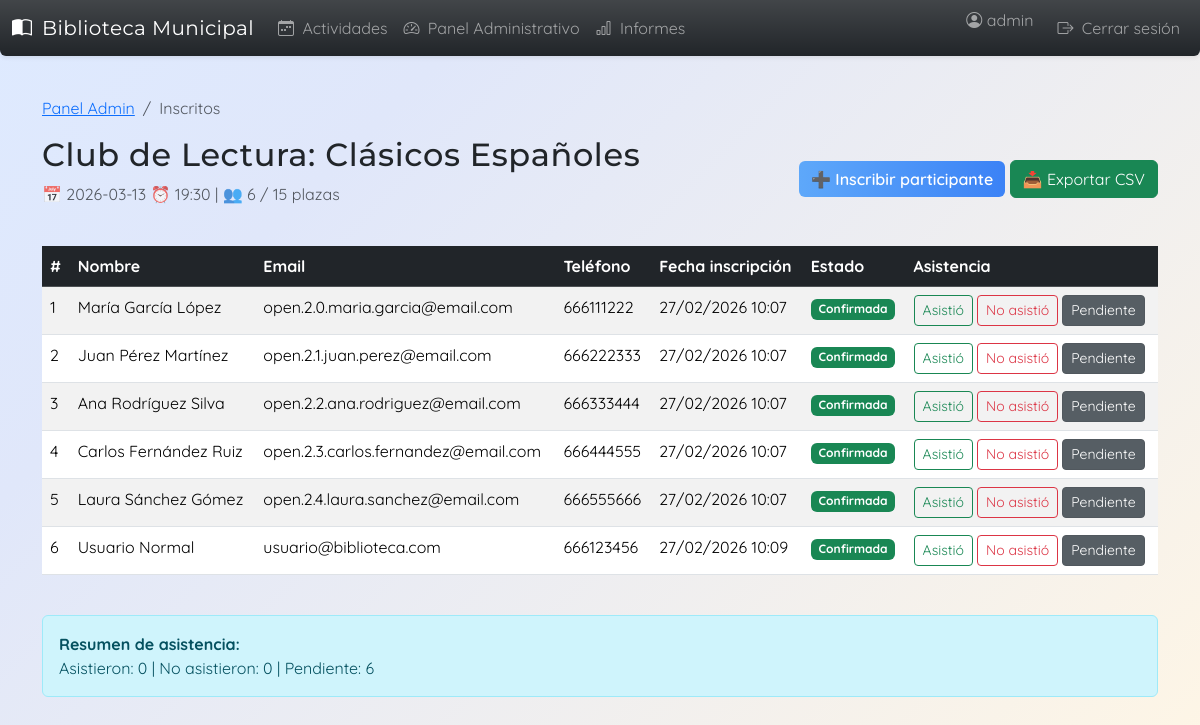
The app's page /admin/activity/2/enrollments (signed in) with its own data.
### app/models/user.py (models this page shows, shortened)
class User(db.Model, UserMixin):
    id = db.Column(db.Integer, primary_key=True)
    username = db.Column(db.String(100), unique=True, nullable=False)
    password_hash = db.Column(db.String(255), nullable=False)
    role = db.Column(db.String(50), nullable=False)
    name = db.Column(db.String(200), nullable=True)  # Full name for normal users
    email = db.Column(db.String(200), unique=True, nullable=True)  # Email for normal users
    phone = db.Column(db.String(20), nullable=True)  # Phone for normal users

### app/models/activity.py (models this page shows, shortened)
class Activity(db.Model):
    id = db.Column(db.Integer, primary_key=True)
    title = db.Column(db.String(200), nullable=False)
    description = db.Column(db.Text)
    type = db.Column(db.String(100))  # Tipo de actividad (taller, club de lectura, etc.)
    date = db.Column(db.Date, nullable=False)
    time = db.Column(db.String(10))  # Hora (formato HH:MM)
    duration = db.Column(db.Integer)  # Duración en minutos
    max_slots = db.Column(db.Integer, nullable=False)
    status = db.Column(db.String(50), default="borrador")
    created_at = db.Column(db.DateTime, default=datetime.utcnow)
    updated_at = db.Column(db.DateTime, default=datetime.utcnow, onupdate=datetime.utcnow)
    enrollments = db.relationship('Enrollment', backref='activity', lazy=True, cascade='all, delete-orphan')

### app/models/enrollment.py (models this page shows, shortened)
class Enrollment(db.Model):
    __table_args__ = (
        db.UniqueConstraint('email', 'activity_id', name='unique_enrollment'),
    )
    id = db.Column(db.Integer, primary_key=True)
    user_name = db.Column(db.String(200), nullable=False)
    email = db.Column(db.String(200), nullable=False)
    phone = db.Column(db.String(20))  # Teléfono del participante
    activity_id = db.Column(db.Integer, db.ForeignKey("activity.id"), nullable=False)
    user_id = db.Column(db.Integer, db.ForeignKey("user.id"), nullable=True)  # Link to user account if logged in
    enrollment_date = db.Column(db.DateTime, default=datetime.utcnow)
    status = db.Column(db.String(50), default="confirmada")  # confirmada, cancelada
    attended = db.Column(db.Boolean, default=None, nullable=True)  # None=pendiente, True=asistió, False=no asistió
    created_at = db.Column(db.DateTime, default=datetime.utcnow)

### app/routes/admin.py (the view)
@admin_bp.route("/activity/<int:activity_id>/enrollments")
@login_required
@admin_required
def view_enrollments(activity_id):
    activity = Activity.query.get_or_404(activity_id)
    enrollments = Enrollment.query.filter_by(activity_id=activity_id).order_by(Enrollment.enrollment_date).all()
    return render_template("admin/enrollments.html", activity=activity, enrollments=enrollments)

### app/routes/admin.py (called while the page is built)
def admin_required(f):
    @wraps(f)
    def decorated_function(*args, **kwargs):
        if not current_user.is_authenticated or current_user.role != 'admin':
            flash('No tienes permisos para acceder a esta página', 'error')
            return redirect(url_for('activities.index'))
        return f(*args, **kwargs)
    return decorated_function

### app/templates/admin/enrollments.html (shortened to what this page needs)
{% extends "base.html" %}
{% block content %}
<div class="mb-4">
    <nav aria-label="breadcrumb">
        <ol class="breadcrumb">
            <li class="breadcrumb-item"><a href="{{ url_for('admin.dashboard') }}">Panel Admin</a></li>
            <li class="breadcrumb-item active">Inscritos</li>
        </ol>
    </nav>
    <div class="d-flex justify-content-between align-items-center">
        <div>
            <h2>{{ activity.title }}</h2>
            <p class="text-muted">
                📅 {{ activity.date }}
                {% if activity.time %}⏰ {{ activity.time }}{% endif %}
                | 👥 {{ enrollments|length }} / {{ activity.max_slots }} plazas
            </p>
        </div>
        <div>
            <a href="{{ url_for('admin.internal_enrollment', activity_id=activity.id) }}"
               class="btn btn-primary">
                ➕ Inscribir participante
            </a>
            <a href="{{ url_for('admin.export_enrollments', activity_id=activity.id) }}"
               class="btn btn-success">
                📥 Exportar CSV
            </a>
        </div>
    </div>
</div>
{% if enrollments %}
<div class="table-responsive">
    <table class="table table-striped table-hover">
        <thead class="table-dark">
            <tr>
                <th>#</th>
                <th>Nombre</th>
                <th>Email</th>
                <th>Teléfono</th>
                <th>Fecha inscripción</th>
                <th>Estado</th>
                <th>Asistencia</th>
            </tr>
        </thead>
        <tbody>
            {% for enrollment in enrollments %}
            <tr>
                <td>{{ loop.index }}</td>
                <td>{{ enrollment.user_name }}</td>
                <td>{{ enrollment.email }}</td>
                <td>{{ enrollment.phone or '-' }}</td>
                <td>{{ enrollment.enrollment_date.strftime('%d/%m/%Y %H:%M') if enrollment.enrollment_date else '-' }}</td>
                <td>
                    {% if enrollment.status == 'confirmada' %}
                    <span class="badge bg-success">Confirmada</span>
                    {% else %}
                    <span class="badge bg-secondary">{{ enrollment.status }}</span>
                    {% endif %}
                </td>
                <td>
                    <form method="POST" action="{{ url_for('admin.mark_attendance', enrollment_id=enrollment.id) }}"
                          class="d-inline-flex gap-1">
                        {% if enrollment.attended == True %}
                        <button type="submit" name="attended" value="true"
                                class="btn btn-success btn-sm active">
                            ✓ Asistió
                        </button>
                        {% else %}
                        <button type="submit" name="attended" value="true"
                                class="btn btn-outline-success btn-sm">
                            Asistió
                        </button>
                        {% endif %}
                        {% if enrollment.attended == False %}
                        <button type="submit" name="attended" value="false"
                                class="btn btn-danger btn-sm active">
                            ✗ No asistió
                        </button>
                        {% else %}
                        <button type="submit" name="attended" value="false"
                                class="btn btn-outline-danger btn-sm">
                            No asistió
                        </button>
                        {% endif %}
                        {% if enrollment.attended == None %}
                        <button type="submit" name="attended" value=""
                                class="btn btn-secondary btn-sm active">
                            Pendiente
                        </button>
                        {% else %}
                        <button type="submit" name="attended" value=""
                                class="btn btn-outline-secondary btn-sm">
                            Pendiente
                        </button>
                        {% endif %}
                    </form>
                </td>
            </tr>
            {% endfor %}
        </tbody>
    </table>
</div>
<div class="alert alert-info mt-4">
    <strong>Resumen de asistencia:</strong><br>
    Asistieron: {{ enrollments|selectattr('attended', 'equalto', True)|list|length }} |
    No asistieron: {{ enrollments|selectattr('attended', 'equalto', False)|list|length }} |
    Pendiente: {{ enrollments|selectattr('attended', 'equalto', None)|list|length }}
</div>
{% endif %}
{% endblock %}

### app/templates/base.html (shortened to what this page needs)
<!DOCTYPE html>
<html lang="es">
<head>
    <link href="https://cdn.jsdelivr.net/npm/bootstrap@5.3.2/dist/css/bootstrap.min.css" rel="stylesheet">
    <link href="https://cdn.jsdelivr.net/npm/bootstrap-icons@1.11.3/font/bootstrap-icons.css" rel="stylesheet">
    <link href="{{ url_for('static', filename='styles.css') }}" rel="stylesheet">
</head>
<body>
<nav class="navbar navbar-expand-lg navbar-dark bg-dark bg-gradient shadow-sm mb-4 rounded-bottom">
    <div class="container-fluid">
        <a class="navbar-brand" href="{{ url_for('activities.index') }}">
            <i class="bi bi-book-half me-1"></i> Biblioteca Municipal
        </a>
        <div class="collapse navbar-collapse" id="navbarNav">
            <ul class="navbar-nav me-auto">
                <li class="nav-item">
                    <a class="nav-link" href="{{ url_for('activities.index') }}"><i class="bi bi-calendar-week me-1"></i> Actividades</a>
                </li>
                {% if current_user.is_authenticated %}
                <li class="nav-item">
                    <a class="nav-link" href="{{ url_for('admin.dashboard') }}"><i class="bi bi-speedometer2 me-1"></i> Panel Administrativo</a>
                </li>
                <li class="nav-item">
                    <a class="nav-link" href="{{ url_for('admin.reports') }}"><i class="bi bi-bar-chart me-1"></i> Informes</a>
                </li>
                {% endif %}
            </ul>
            <ul class="navbar-nav">
                {% if current_user.is_authenticated %}
                <li class="nav-item">
                    <span class="navbar-text me-3">
                        <i class="bi bi-person-circle"></i> {{ current_user.username }}
                    </span>
                </li>
                <li class="nav-item">
                    <a class="nav-link" href="{{ url_for('auth.logout') }}"><i class="bi bi-box-arrow-right me-1"></i> Cerrar sesión</a>
                </li>
                {% else %}
                <li class="nav-item">
                    <a class="nav-link" href="{{ url_for('auth.login') }}"><i class="bi bi-box-arrow-in-right me-1"></i> Iniciar sesión</a>
                </li>
                {% endif %}
            </ul>
        </div>
    </div>
</nav>
<div class="container py-3">
    {% block content %}{% endblock %}
</div>
</body>
</html>

### app/static/styles.css (style rules this page uses)
body { background-attachment: fixed; }
.btn-primary { background: linear-gradient(90deg,#5ea8fa 0,#3b82f6 100%); border: none; color: #fff; font-weight: 600; transition: box-shadow .15s,background .23s,transform .12s; }
.table thead { background: #deeaff; }
h1, h2, h3, .navbar-brand { font-family: 'Montserrat', Arial, sans-serif; letter-spacing: .02em; }
a, .nav-link { transition: color .17s; }

### app/templates/base.html (style rules this page uses)
body { font-family: 'Quicksand', 'Montserrat', Arial, sans-serif; background: linear-gradient(135deg, #deeaff 0%, #e0e7fa 25%, #fff6e5 100%); min-height: 100vh; margin: 0; animation: fadeInBody 1.2s; }

### records on screen
User: username "admin"
Activity: title "Club de Lectura: Clásicos Españoles", date "2026-03-13", time "19:30", max_slots "15"
Enrollment: user_name "María García López", email "open.2.0.maria.garcia@email.com", phone "666111222", enrollment_date "27/02/2026 10:07", status "Confirmada", shows "Asistió", shows "No asistió", shows "Pendiente"
Enrollment: user_name "Juan Pérez Martínez", email "open.2.1.juan.perez@email.com", phone "666222333", enrollment_date "27/02/2026 10:07", status "Confirmada", shows "Asistió", shows "No asistió", shows "Pendiente"
Enrollment: user_name "Ana Rodríguez Silva", email "open.2.2.ana.rodriguez@email.com", phone "666333444", enrollment_date "27/02/2026 10:07", status "Confirmada", shows "Asistió", shows "No asistió", shows "Pendiente"
Enrollment: user_name "Carlos Fernández Ruiz", email "open.2.3.carlos.fernandez@email.com", phone "666444555", enrollment_date "27/02/2026 10:07", status "Confirmada", shows "Asistió", shows "No asistió", shows "Pendiente"
Enrollment: user_name "Laura Sánchez Gómez", email "open.2.4.laura.sanchez@email.com", phone "666555666", enrollment_date "27/02/2026 10:07", status "Confirmada", shows "Asistió", shows "No asistió", shows "Pendiente"
Enrollment: user_name "Usuario Normal", email "usuario@biblioteca.com", phone "666123456", enrollment_date "27/02/2026 10:09", status "Confirmada", shows "Asistió", shows "No asistió", shows "Pendiente"

### other values on screen
{{ enrollments|length }} "6"
{{ enrollments|selectattr('attended', 'equalto', True)|list|length }} "0"
{{ enrollments|selectattr('attended', 'equalto', False)|list|length }} "0"
{{ enrollments|selectattr('attended', 'equalto', None)|list|length }} "6"
